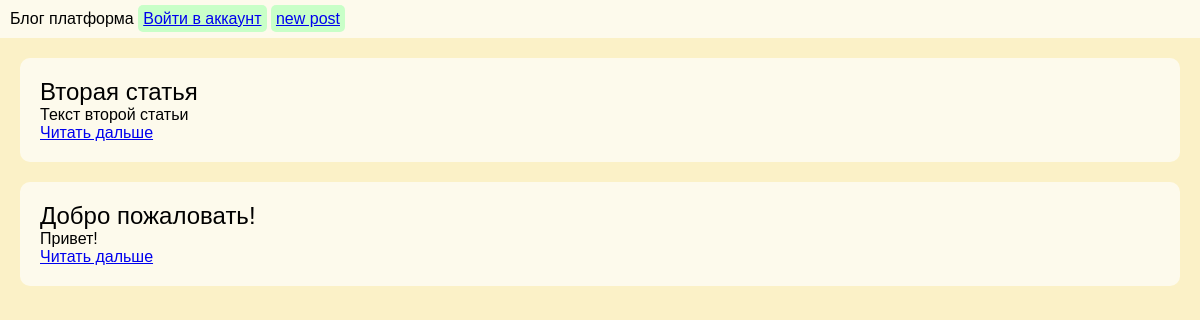
Before: / with the older database file.
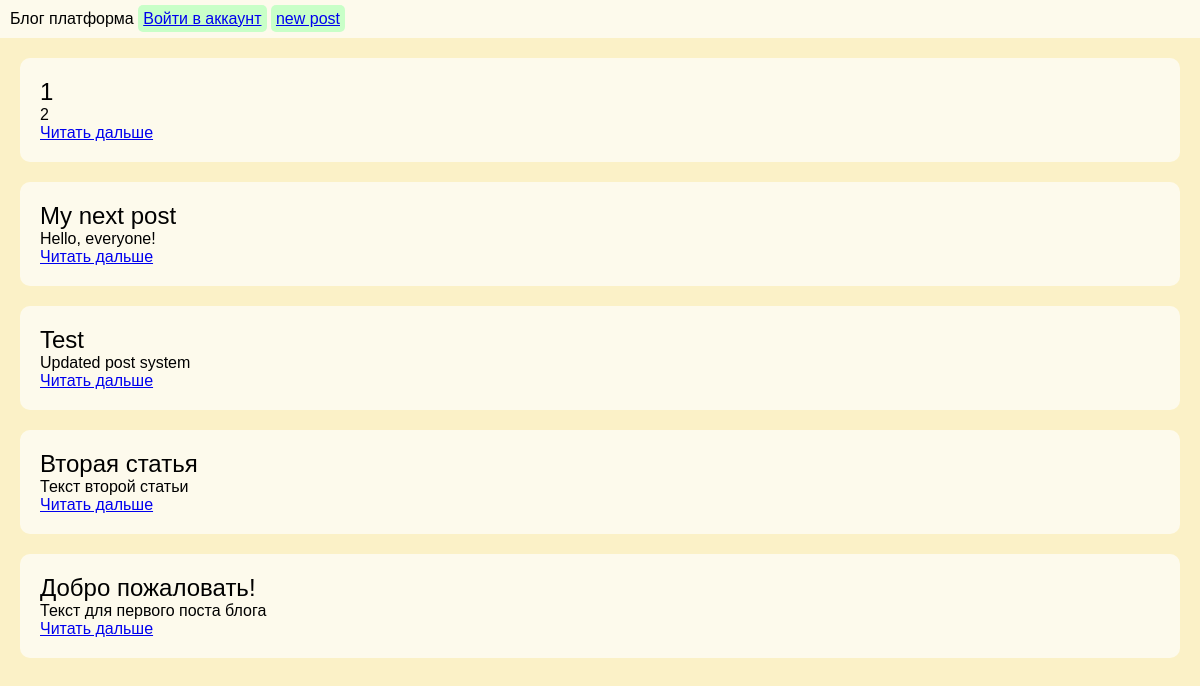
After: the same page with the newer database file.
### tables this page shows
CREATE TABLE posts (
				id INTEGER PRIMARY KEY AUTOINCREMENT,
				title TEXT,
				content TEXT
			);

### routes.py (the view)
		@self.app.route('/')
		def index():
			return render_template(
				'index.html',
				posts = self.dbController.getPosts(),
			)

### DataBaseController.py (called while the page is built)
	def getPosts(self):
		return self.postModel.getPosts()

### PostModel.py (called while the page is built)
	def getPosts(self):
		connection = sqlite3.connect("main.db")
		cursor = connection.cursor()
		cursor.execute("SELECT * FROM posts ORDER BY id DESC")
		ret = cursor.fetchall()
		connection.close()
		return ret

### templates/index.html
{% extends 'layout.html' %}
{% block content %}
	<div class="post-container">
		{% for post in posts %}
		<div class="post">
			<span class="post-header">{{ post[1] }}</span><br>
			<span>{{ post[2] }}</span><br>
			<a href="./post/{{ post[0] }}">Читать дальше</a>
		</div>
		{% endfor %}
	</div>
{% endblock %}

### templates/layout.html (shortened to what this page needs)
<!DOCTYPE html>
<html>
<head>
	<link rel="stylesheet" type="text/css" href="{{ url_for('static', filename='styles/style.css') }}">
</head>
<body>
	<div class="header">
		<span>Блог платформа</span>
		{% if session["username"]: %}
			<a class="header-button" href="./profile">Профиль</a>
		{% else %}
			<a class="header-button" href="./auth">Войти в аккаунт</a>
		{% endif %}
		<a class="header-button" href="./newPost">new post</a>
	</div>
	{% block content %}
	{% endblock %}
</body>
</html>

### static/styles/style.css (style rules this page uses)
body { background: #FBF1C7; font-family: sans-serif; margin: 0; user-select: none; }
.header { background: #ffffffaa; padding: 10px; }
.header-button { background: rgb(200, 255, 200); padding: 5px; border-radius: 5px; cursor: pointer; }
.post-container { display: grid; grid-template-columns: repeat(auto-fill, minmax(100%, 1fr)); gap: 20px; padding: 20px; }
.post { background-color: #ffffffaa; border-radius: 10px; overflow: hidden; padding: 20px; }
.post-header { font-size: 1.5em; }

Changed rows visible on the page:
added posts: title "1", content "2"
added posts: title "My next post", content "Hello, everyone!"
added posts: title "Test", content "Updated post system"
changed posts "Добро пожаловать!": content "Привет!" → "Текст для первого поста блога"
